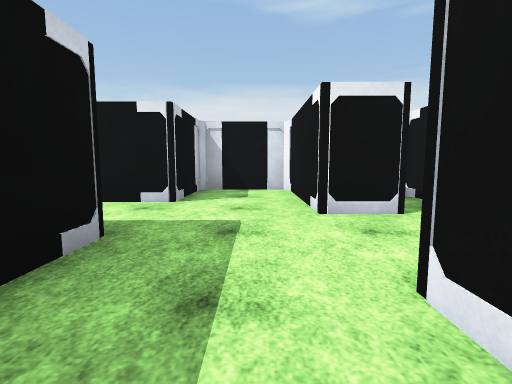
[1] (above)

24 first-person views from a walk through a scene from a Unity 3-D project. The camera is 1.2 m above the floor, tilts 6° down and sees 85° across. The floor is counted in squares, 2 m on a side. Each view is taken from the middle of a square. On the plan, view 1 faces up. The plan holds only what a view shows up to about 9 squares ahead; the rest is blank. The place goes on beyond the plan. Door leaves are left out, so doorways stand open. Some surface patterns are stand-ins.

[2]
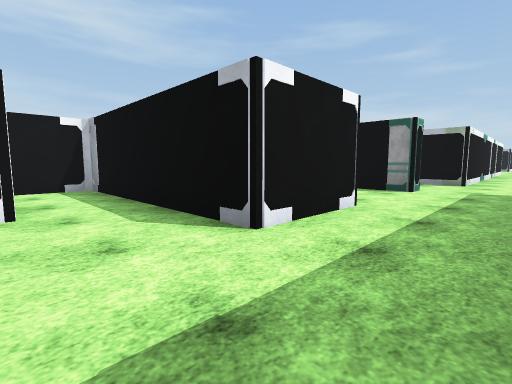

[3]
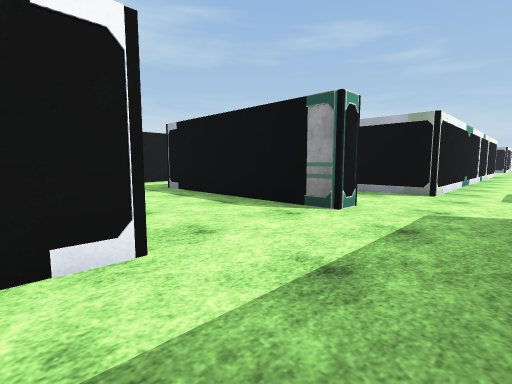

[4]
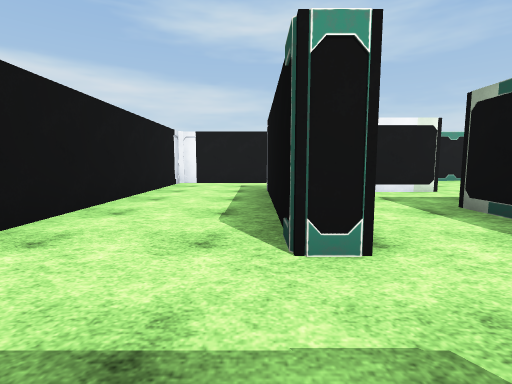

[5]
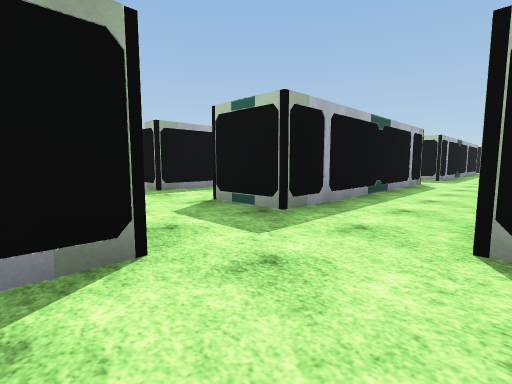

[6]
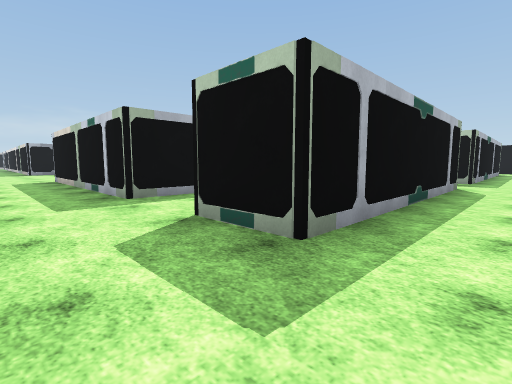

[7]
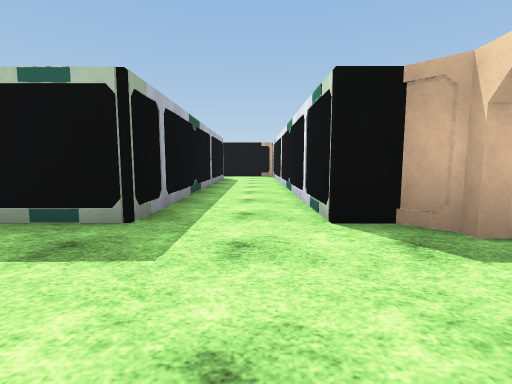

[8]
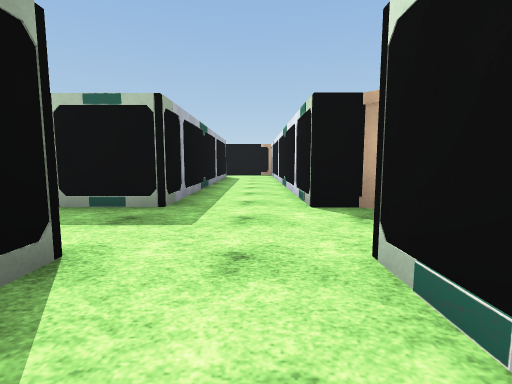

[9]
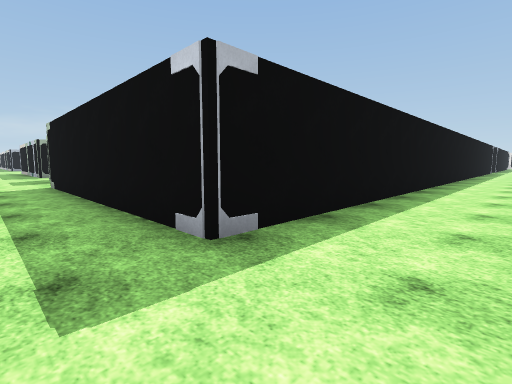

[10]
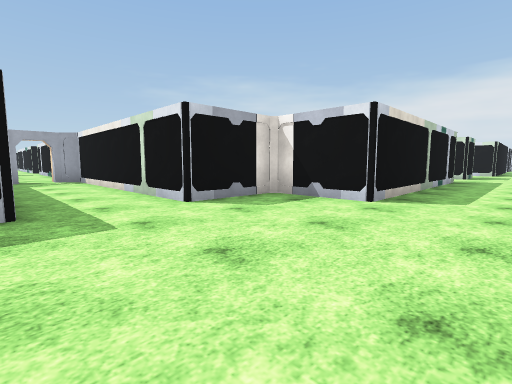

[11]
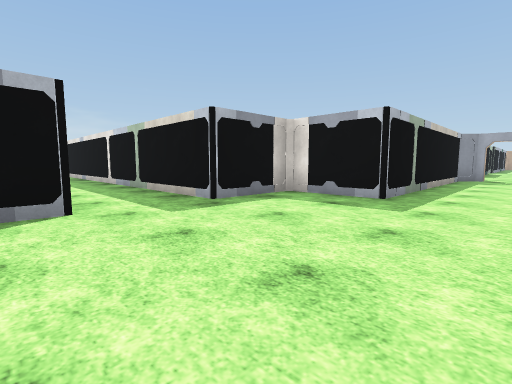

[12]
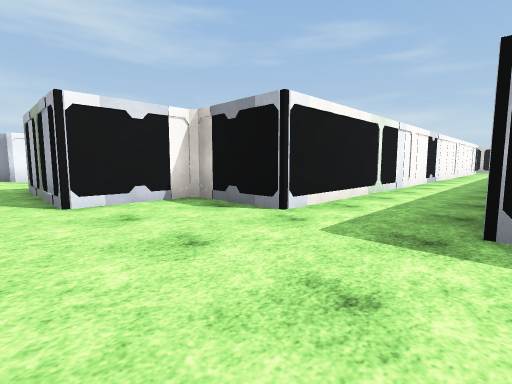

[13]
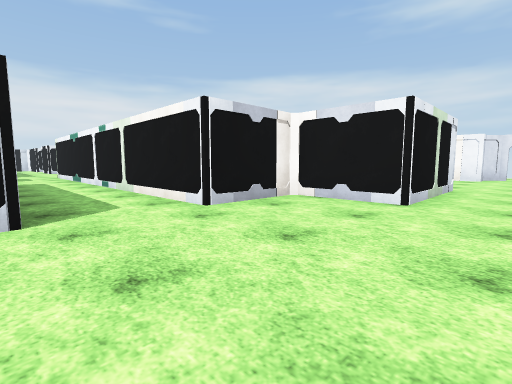

[14]
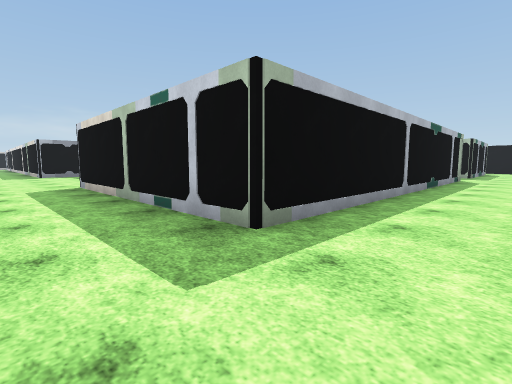

[15]
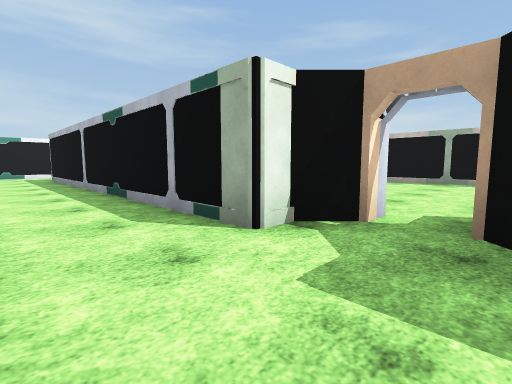

[16]
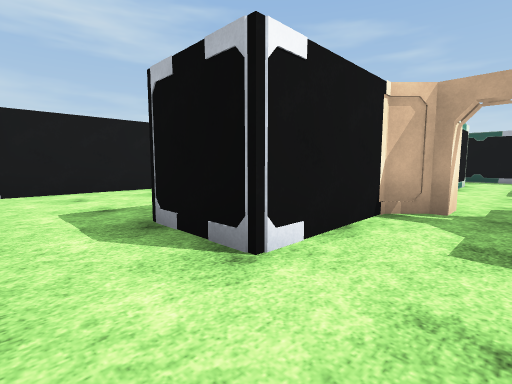

[17]
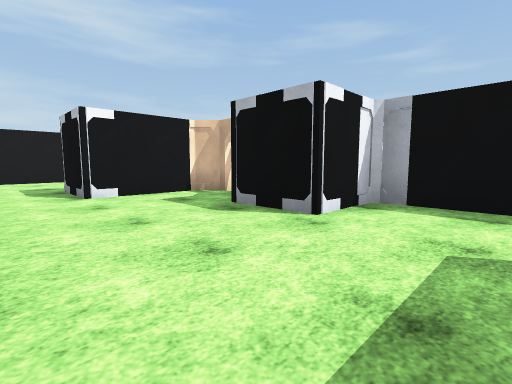

[18]
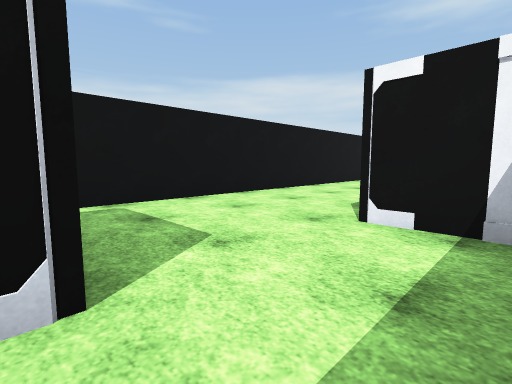

[19]
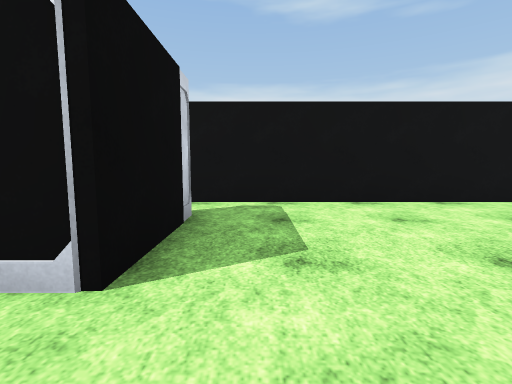

[20]
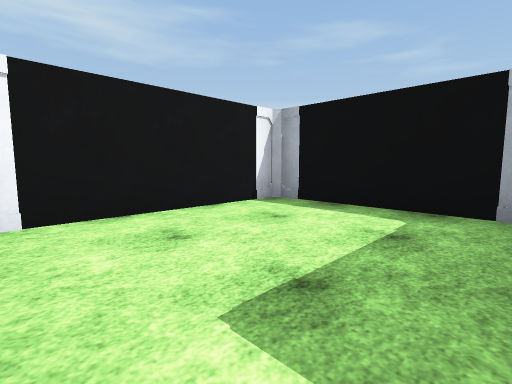

[21]
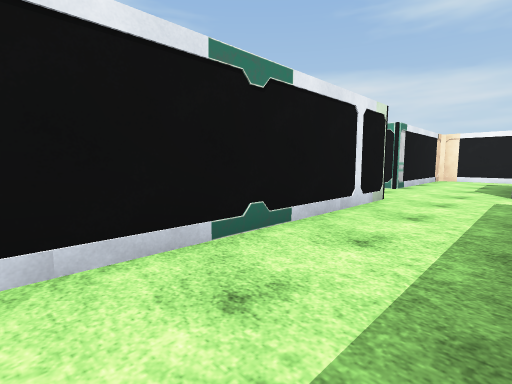

[22]
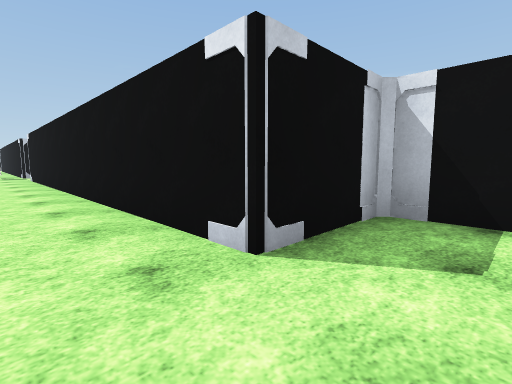

[23]
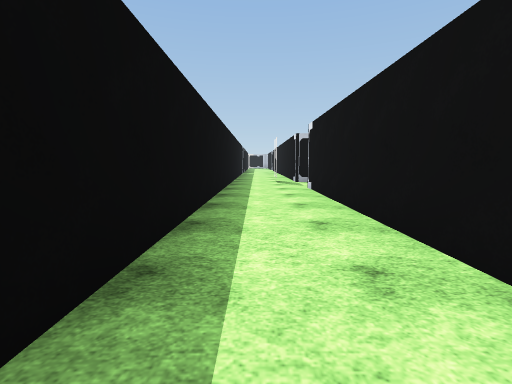

[24]
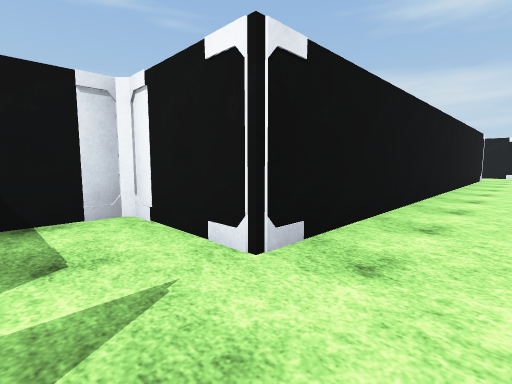

### Floor plan
Key: @ floor where view 1 was taken; # wall or solid block; . main floor; : floor 0.25 m higher than the main floor; D open door; B block; O other object.
Columns run from 14 left of view 1 to 10 right of it. Each row starts with its distance up from view 1.
  7  ###        ###
  6  .O#        #O.O
  5 O..##########O.#
  4 #.O............#O
  3 ...............O.O .#
  2 #############O......#
  1 ...........O#..O#####
  0 O......OO...#.@########
 -1 O.....O#....#..O.....O#
 -2 ...OO..#....#.........#
 -3 ...O#DB#O##O#..O###O..#
 -4 ####O.O######O.....O..#
 -5 ...................#
 -6 ....O.O.....O.O##O.
 -7 #####..######..#  .O
 -8  ...O.O.....O..#     .#
 -9   .............#     :#
-10   .O## ### #O..#
-11  BD#       ##..#
-12   .         #..#
-13   ..        #..#
-14   ..        #..#
-15   ..       ##..###
-16   ...     O.O.OOO#
-17   ##.  ### ......#
-18    OB#....O.....O......OB
-19    DD.................
-20    #######O.....O## ...O#
-21          ##......#
-22           ##O.O#O
-23            ##..#
-24             #..#
-25             #..#
-26             #..#
-27             #..#
-28             #..#
-29              ..#
-30                #

Positions as (right, up) in squares from view 1, and headings:
1: (0, 0), facing up
2: (-1, 3), facing down-right
3: (-1, 0), facing down-right
4: (-1, -3), facing right
5: (1, -4), facing down-left
6: (0, -5), facing down-left
7: (-7, -5), facing left
8: (-6, -5), facing left
9: (0, 4), facing down-left
10: (0, -20), facing up-left
11: (1, -18), facing down-left
12: (-2, -19), facing down-right
13: (-2, -19), facing up-right
14: (0, -8), facing down-left
15: (-13, -8), facing down-right
16: (-9, 1), facing down-right
17: (-13, 1), facing down-right
18: (-14, -3), facing up-right
19: (-13, -3), facing up
20: (-6, 1), facing down-right
21: (-6, -6), facing up-right
22: (0, 3), facing up-left
23: (-5, 3), facing left
24: (-13, 3), facing up-right
